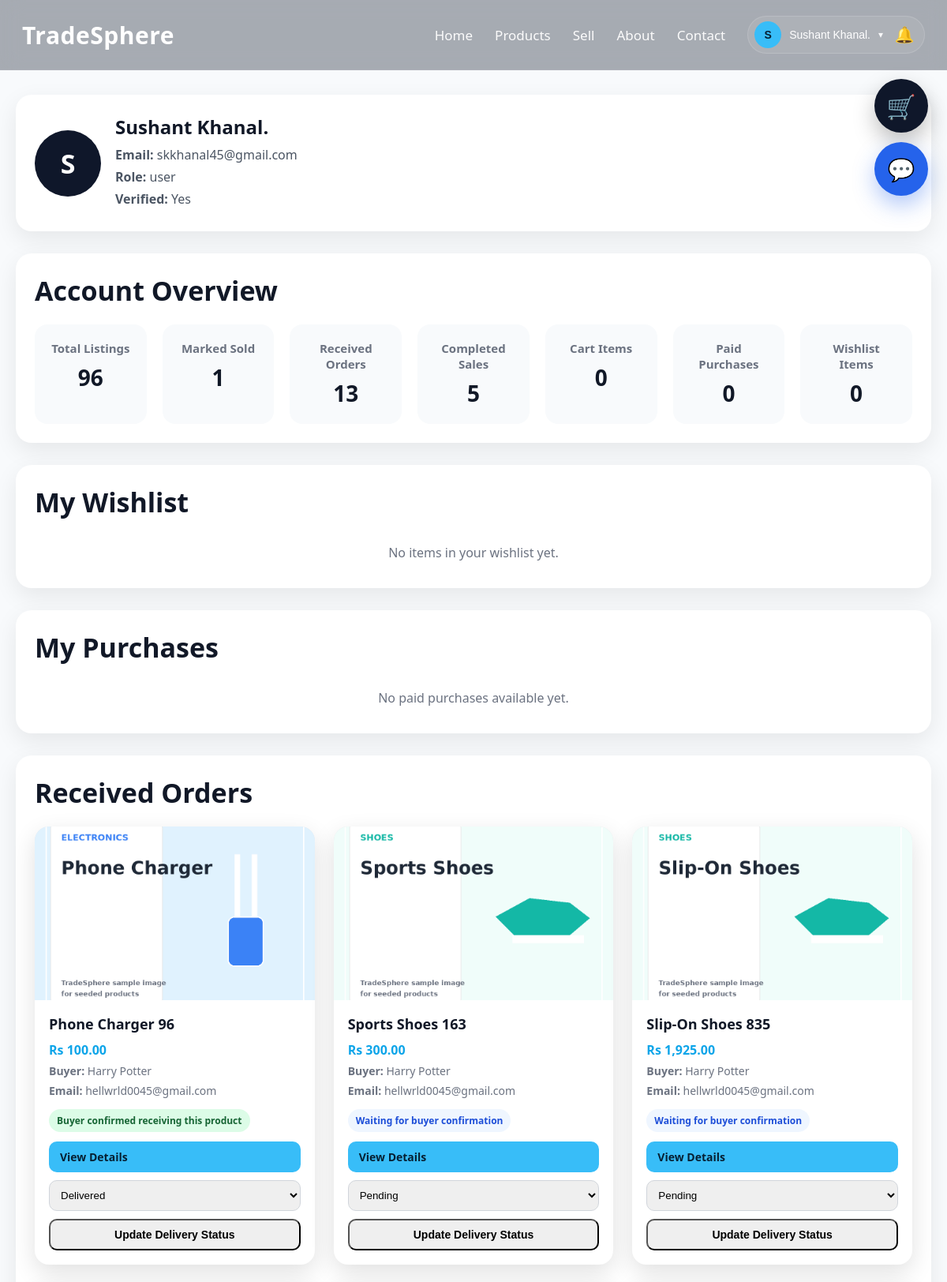
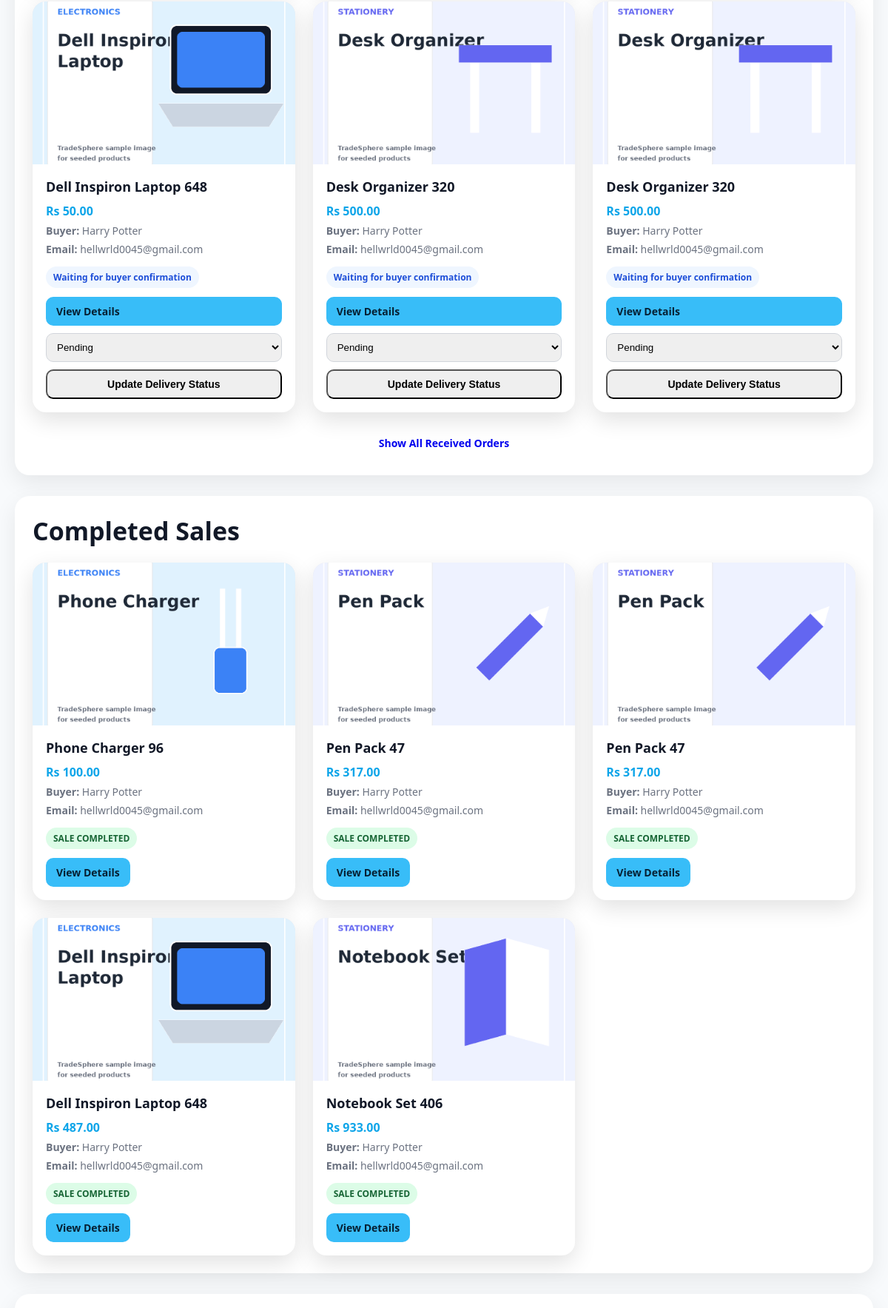
The app's page /profile.php (signed in, upper part) with its own data (2 pictures, top to bottom).
### tables this page shows
CREATE TABLE `users` (
  `id` int(11) NOT NULL,
  `name` varchar(100) DEFAULT NULL,
  `email` varchar(150) DEFAULT NULL,
  `password` varchar(255) DEFAULT NULL,
  `role` enum('user','admin') DEFAULT 'user',
  `is_verified` tinyint(1) DEFAULT 0,
  `email_otp` varchar(255) DEFAULT NULL,
  `otp_expires_at` datetime DEFAULT NULL,
  `reset_token` varchar(255) DEFAULT NULL,
  `reset_expires_at` datetime DEFAULT NULL,
  `created_at` timestamp NOT NULL DEFAULT current_timestamp(),
  `seller_status` enum('none','pending','approved','rejected') DEFAULT 'none',
  `seller_requested_at` datetime DEFAULT NULL,
  `seller_verified_at` datetime DEFAULT NULL
);

CREATE TABLE `orders` (
  `id` int(11) NOT NULL,
  `user_id` int(11) NOT NULL,
  `product_id` int(11) NOT NULL,
  `seller_user_id` int(11) DEFAULT NULL,
  `buyer_name` varchar(120) NOT NULL,
  `buyer_email` varchar(120) NOT NULL,
  `buyer_phone` varchar(30) NOT NULL,
  `buyer_message` text DEFAULT NULL,
  `amount` decimal(10,2) NOT NULL,
  `quantity` int(11) NOT NULL DEFAULT 1,
  `transaction_uuid` varchar(120) NOT NULL,
  `payment_method` varchar(50) NOT NULL DEFAULT 'eSewa',
  `payment_status` varchar(50) NOT NULL DEFAULT 'pending',
  `order_status` varchar(50) NOT NULL DEFAULT 'placed',
  `seller_delivery_status` varchar(50) NOT NULL DEFAULT 'pending',
  `buyer_received` tinyint(1) NOT NULL DEFAULT 0,
  `delivered_at` datetime DEFAULT NULL,
  `buyer_received_at` datetime DEFAULT NULL,
  `seller_cleared` tinyint(1) NOT NULL DEFAULT 0,
  `esewa_ref_id` varchar(120) DEFAULT NULL,
  `created_at` timestamp NOT NULL DEFAULT current_timestamp(),
  `updated_at` timestamp NOT NULL DEFAULT current_timestamp() ON UPDATE current_timestamp(),
  `buyer_address` text DEFAULT NULL
);

CREATE TABLE `products` (
  `id` int(11) NOT NULL,
  `user_id` int(11) DEFAULT NULL,
  `name` varchar(255) DEFAULT NULL,
  `category_id` int(11) DEFAULT NULL,
  `price` decimal(10,2) DEFAULT NULL,
  `city` varchar(100) DEFAULT NULL,
  `seller_email` varchar(150) DEFAULT NULL,
  `contact_number` varchar(20) DEFAULT NULL,
  `contact_info` varchar(255) DEFAULT NULL,
  `image` varchar(255) DEFAULT NULL,
  `description` text DEFAULT NULL,
  `product_condition` varchar(50) DEFAULT NULL,
  `status` enum('available','sold') DEFAULT 'available',
  `created_at` timestamp NOT NULL DEFAULT current_timestamp(),
  `average_rating` decimal(3,2) NOT NULL DEFAULT 0.00,
  `rating_count` int(11) NOT NULL DEFAULT 0,
  `ai_status` enum('approved','manual_review','skipped') DEFAULT 'skipped',
  `ai_reason` text DEFAULT NULL
);

### profile.php (the view, shortened to what the rows shown need)
<?php
include "config/db.php";
$userEmail = $conn->real_escape_string($_SESSION['user']);
$userRes = $conn->query("SELECT * FROM users WHERE email='$userEmail' LIMIT 1");
$user = $userRes ? $userRes->fetch_assoc() : null;
$userId = (int)$user['id'];
$highlightOrderId = 0;
$receivedOrders = $conn->query("
    SELECT
        o.*,
        p.name AS product_name,
        p.image AS product_image
    FROM orders o
    INNER JOIN products p ON o.product_id = p.id
    WHERE o.seller_user_id = $userId
    ORDER BY o.created_at DESC
    LIMIT 6
");
$mySales = $conn->query("
    SELECT
        o.*,
        p.name AS product_name,
        p.image AS product_image
    FROM orders o
    INNER JOIN products p ON o.product_id = p.id
    WHERE o.seller_user_id = $userId
    AND o.buyer_received = 1
    ORDER BY o.buyer_received_at DESC, o.created_at DESC
    LIMIT 6
");
?>
<!DOCTYPE html>
<html lang="en">
<head>
    <link rel="stylesheet" href="css/style.css">
</head>
<body>
<?php include "includes/navbar.php"; ?>
<div class="page-wrap">
<div class="container">
<div class="profile-section-card">
    <div class="profile-header-box">
        <div class="profile-avatar-lg"><?php echo htmlspecialchars($firstLetter); ?></div>
        <div class="profile-meta">
            <h2 style="margin:0 0 8px 0;"><?php echo htmlspecialchars($user['name']); ?></h2>
            <p><strong>Email:</strong> <?php echo htmlspecialchars($user['email']); ?></p>
            <p><strong>Role:</strong> <?php echo htmlspecialchars($user['role']); ?></p>
            <p><strong>Verified:</strong> <?php echo ((int)$user['is_verified'] === 1) ? "Yes" : "No"; ?></p>
        </div>
    </div>
</div>
<div class="profile-section-card">
    <h2 class="section-title" style="text-align:left;margin-bottom:20px;">Account Overview</h2>
</div>
<div class="profile-section-card" id="wishlist">
    <div class="wishlist-heading-row">
        <h2 class="section-title" style="text-align:left;margin-bottom:0;">My Wishlist</h2>
    </div>
</div>
<div class="profile-section-card" id="purchases">
    <h2 class="section-title" style="text-align:left;margin-bottom:20px;">My Purchases</h2>
</div>
<div class="profile-section-card" id="orders_received">
    <h2 class="section-title" style="text-align:left;margin-bottom:20px;">Received Orders</h2>
    <?php if ($receivedOrders && $receivedOrders->num_rows > 0): ?>
        <div class="products-grid">
            <?php while ($row = $receivedOrders->fetch_assoc()): ?>
                <div class="product-card tracked-order-card <?php echo ($highlightOrderId === (int)$row['id']) ? 'active-track' : ''; ?>" id="order-card-<?php echo (int)$row['id']; ?>">
                    <div class="product-image-wrap">
                        <img src="uploads/<?php echo htmlspecialchars($row['product_image']); ?>" alt="Ordered Product">
                    </div>
                    <div class="product-body">
                        <h3><?php echo htmlspecialchars($row['product_name']); ?></h3>
                        <p class="price">Rs <?php echo number_format((float)$row['amount'], 2); ?></p>
                        <p class="meta"><strong>Buyer:</strong> <?php echo htmlspecialchars($row['buyer_name']); ?></p>
                        <p class="meta"><strong>Email:</strong> <?php echo htmlspecialchars($row['buyer_email']); ?></p>
                        <?php if ((int)$row['buyer_received'] === 1): ?>
                            <span class="purchase-badge">Buyer confirmed receiving this product</span>
                        <?php else: ?>
                            <span class="status-note">Waiting for buyer confirmation</span>
                        <?php endif; ?>
                        <div class="product-actions" style="display:flex;flex-direction:column;gap:10px;align-items:stretch;margin-top:12px;">
                            <a href="product_details.php?id=<?php echo (int)$row['product_id']; ?>" class="small-btn primary">View Details</a>
                            <form method="POST" style="margin:0;">
                                <select name="seller_delivery_status" style="width:100%;padding:10px;border-radius:10px;border:1px solid #d1d5db;margin-bottom:10px;">
                                    <option value="pending" <?php echo ($row['seller_delivery_status'] === 'pending') ? 'selected' : ''; ?>>Pending</option>
                                    <option value="delivered" <?php echo ($row['seller_delivery_status'] === 'delivered') ? 'selected' : ''; ?>>Delivered</option>
                                </select>
                                <button type="submit" name="update_delivery_status" class="small-btn dark" style="width:100%;">Update Delivery Status</button>
                            </form>
                        </div>
                    </div>
                </div>
            <?php endwhile; ?>
        </div>
    <?php else: ?>
        <p class="inline-empty">No received orders yet.</p>
    <?php endif; ?>
</div>
<div class="profile-section-card" id="sales">
    <h2 class="section-title" style="text-align:left;margin-bottom:20px;">Completed Sales</h2>
    <?php if ($mySales && $mySales->num_rows > 0): ?>
        <div class="products-grid">
            <?php while ($row = $mySales->fetch_assoc()): ?>
                <div class="product-card">
                    <div class="product-image-wrap">
                        <img src="uploads/<?php echo htmlspecialchars($row['product_image']); ?>" alt="Sold Product">
                    </div>
                    <div class="product-body">
                        <h3><?php echo htmlspecialchars($row['product_name']); ?></h3>
                        <p class="price">Rs <?php echo number_format((float)$row['amount'], 2); ?></p>
                        <p class="meta"><strong>Buyer:</strong> <?php echo htmlspecialchars($row['buyer_name']); ?></p>
                        <p class="meta"><strong>Email:</strong> <?php echo htmlspecialchars($row['buyer_email']); ?></p>
                        <span class="purchase-badge">SALE COMPLETED</span>
                        <div class="product-actions" style="margin-top:12px;">
                            <a href="product_details.php?id=<?php echo (int)$row['product_id']; ?>" class="small-btn primary">View Details</a>
                        </div>
                    </div>
                </div>
            <?php endwhile; ?>
        </div>
    <?php else: ?>
        <p class="inline-empty">No completed sales yet.</p>
    <?php endif; ?>
</div>
</div>
</div>
</body>
</html>

### includes/navbar.php (shortened to what the rows shown need)
<?php
include_once __DIR__ . "/../config/db.php";
$navUser = null;
if (isset($_SESSION['user'])) {
    $navEmail = $conn->real_escape_string($_SESSION['user']);
    $navRes = $conn->query("
        SELECT id, name, email
        FROM users
        WHERE email='$navEmail'
        LIMIT 1
    ");
    $navUser = $navRes ? $navRes->fetch_assoc() : null;
}
$firstLetter = $navUser ? strtoupper(substr($navUser['name'], 0, 1)) : "U";
?>
<nav class="navbar">
    <div class="navbar-inner">
        <div class="nav-links" id="navLinks">
            <?php if ($navUser): ?>
                <div class="profile-menu">
                    <div class="profile-combo">
                        <button type="button" class="profile-toggle" id="profileToggle">
                            <span class="profile-avatar">
                                <?php echo htmlspecialchars($firstLetter); ?>
                            </span>
                            <span class="profile-name">
                                <?php echo htmlspecialchars($navUser['name']); ?>
                            </span>
                            <span class="profile-caret">▾</span>
                        </button>
                        <button
                            type="button"
                            class="notification-btn"
                            onclick="toggleNotifications()"
                            title="Notifications"
                        >
                            🔔
                        </button>
                    </div>
                </div>
            <?php else: ?>
                <a href="login.php">Login</a>
                <a href="register.php" class="nav-btn">Register</a>
            <?php endif; ?>
        </div>
    </div>
</nav>

### records on screen
users: name "S", name "Sushant Khanal.", email "skkhanal45@gmail.com", role "user"
orders: product.image (picture), product.name "Phone Charger 96", amount "100.00", buyer_name "Harry Potter", buyer_email "hellwrld0045@gmail.com", buyer_received "Buyer confirmed receiving this product", seller_delivery_status "Delivered"
orders: product.image (picture), product.name "Sports Shoes 163", amount "300.00", buyer_name "Harry Potter", buyer_email "hellwrld0045@gmail.com", buyer_received "Waiting for buyer confirmation", seller_delivery_status "Pending"
orders: product.image (picture), product.name "Slip-On Shoes 835", amount "1,925.00", buyer_name "Harry Potter", buyer_email "hellwrld0045@gmail.com", buyer_received "Waiting for buyer confirmation", seller_delivery_status "Pending"
orders: product.image (picture), product.name "Dell Inspiron Laptop 648", amount "50.00", buyer_name "Harry Potter", buyer_email "hellwrld0045@gmail.com", buyer_received "Waiting for buyer confirmation", seller_delivery_status "Pending"
orders: product.image (picture), product.name "Desk Organizer 320", amount "500.00", buyer_name "Harry Potter", buyer_email "hellwrld0045@gmail.com", buyer_received "Waiting for buyer confirmation", seller_delivery_status "Pending"
orders: product.image (picture), product.name "Desk Organizer 320", amount "500.00", buyer_name "Harry Potter", buyer_email "hellwrld0045@gmail.com", buyer_received "Waiting for buyer confirmation", seller_delivery_status "Pending"
orders: product.image (picture), product.name "Pen Pack 47", amount "317.00", buyer_name "Harry Potter", buyer_email "hellwrld0045@gmail.com"
orders: product.image (picture), product.name "Pen Pack 47", amount "317.00", buyer_name "Harry Potter", buyer_email "hellwrld0045@gmail.com"
orders: product.image (picture), product.name "Dell Inspiron Laptop 648", amount "487.00", buyer_name "Harry Potter", buyer_email "hellwrld0045@gmail.com"
orders: product.image (picture), product.name "Notebook Set 406", amount "933.00", buyer_name "Harry Potter", buyer_email "hellwrld0045@gmail.com"

### other values on screen
$totalListings "96"
$soldListings "1"
$receivedOrdersCount "13"
$completedSales "5"
$cartItems "0"
$totalPurchases "0"
$wishlistCount "0"
